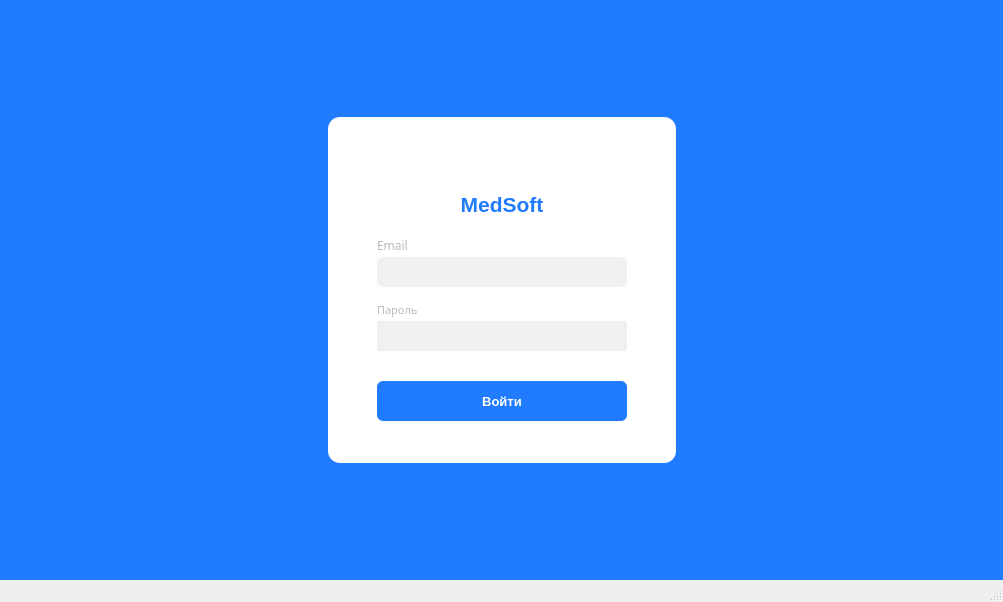
<?xml version="1.0" encoding="UTF-8"?>
<ui version="4.0">
 <class>MainWindow</class>
 <widget class="QMainWindow" name="MainWindow">
  <property name="geometry">
   <rect>
    <x>0</x>
    <y>0</y>
    <width>1003</width>
    <height>602</height>
   </rect>
  </property>
  <property name="windowTitle">
   <string>MainWindow</string>
  </property>
  <property name="styleSheet">
   <string notr="true"/>
  </property>
  <widget class="QWidget" name="centralwidget">
   <property name="styleSheet">
    <string notr="true">background-color: #207BFF</string>
   </property>
   <layout class="QGridLayout" name="gridLayout_2">
    <item row="0" column="1">
     <spacer name="verticalSpacer_4">
      <property name="orientation">
       <enum>Qt::Vertical</enum>
      </property>
      <property name="sizeHint" stdset="0">
       <size>
        <width>20</width>
        <height>65</height>
       </size>
      </property>
     </spacer>
    </item>
    <item row="1" column="0">
     <spacer name="horizontalSpacer_3">
      <property name="orientation">
       <enum>Qt::Horizontal</enum>
      </property>
      <property name="sizeHint" stdset="0">
       <size>
        <width>292</width>
        <height>20</height>
       </size>
      </property>
     </spacer>
    </item>
    <item row="1" column="1">
     <widget class="QWidget" name="widget" native="true">
      <property name="styleSheet">
       <string notr="true">background-color: white;
border-radius: 12px;</string>
      </property>
      <layout class="QGridLayout" name="gridLayout">
       <property name="spacing">
        <number>6</number>
       </property>
       <item row="0" column="1">
        <spacer name="verticalSpacer_2">
         <property name="orientation">
          <enum>Qt::Vertical</enum>
         </property>
         <property name="sizeHint" stdset="0">
          <size>
           <width>20</width>
           <height>32</height>
          </size>
         </property>
        </spacer>
       </item>
       <item row="1" column="0">
        <spacer name="horizontalSpacer">
         <property name="orientation">
          <enum>Qt::Horizontal</enum>
         </property>
         <property name="sizeHint" stdset="0">
          <size>
           <width>40</width>
           <height>20</height>
          </size>
         </property>
        </spacer>
       </item>
       <item row="1" column="1">
        <layout class="QVBoxLayout" name="verticalLayout_9">
         <property name="spacing">
          <number>20</number>
         </property>
         <item>
          <layout class="QVBoxLayout" name="verticalLayout_8">
           <item>
            <widget class="QLabel" name="label_4">
             <property name="text">
              <string/>
             </property>
             <property name="pixmap">
              <pixmap>resources/logo.png</pixmap>
             </property>
             <property name="alignment">
              <set>Qt::AlignCenter</set>
             </property>
            </widget>
           </item>
           <item>
            <widget class="QLabel" name="label_5">
             <property name="font">
              <font>
               <family>Segoe UI</family>
               <pointsize>16</pointsize>
               <weight>75</weight>
               <bold>true</bold>
               <underline>false</underline>
              </font>
             </property>
             <property name="styleSheet">
              <string notr="true">color: #207BFF</string>
             </property>
             <property name="text">
              <string>MedSoft</string>
             </property>
             <property name="alignment">
              <set>Qt::AlignCenter</set>
             </property>
            </widget>
           </item>
          </layout>
         </item>
         <item>
          <layout class="QVBoxLayout" name="verticalLayout_7">
           <item>
            <layout class="QVBoxLayout" name="verticalLayout_5">
             <property name="spacing">
              <number>15</number>
             </property>
             <item>
              <layout class="QVBoxLayout" name="verticalLayout_3" stretch="0,0">
               <property name="spacing">
                <number>3</number>
               </property>
               <property name="sizeConstraint">
                <enum>QLayout::SetDefaultConstraint</enum>
               </property>
               <property name="leftMargin">
                <number>0</number>
               </property>
               <property name="topMargin">
                <number>0</number>
               </property>
               <property name="bottomMargin">
                <number>0</number>
               </property>
               <item>
                <widget class="QLabel" name="label_2">
                 <property name="font">
                  <font>
                   <family>Segoe UI Semibold</family>
                  </font>
                 </property>
                 <property name="styleSheet">
                  <string notr="true">color: #BABABA;</string>
                 </property>
                 <property name="text">
                  <string>Email</string>
                 </property>
                </widget>
               </item>
               <item>
                <widget class="QLineEdit" name="lineEdit">
                 <property name="minimumSize">
                  <size>
                   <width>250</width>
                   <height>30</height>
                  </size>
                 </property>
                 <property name="font">
                  <font>
                   <family>Segoe UI</family>
                   <pointsize>7</pointsize>
                  </font>
                 </property>
                 <property name="styleSheet">
                  <string notr="true">background-color:#F0F0F0;
border-radius: 6px;
color: #BABABA;</string>
                 </property>
                </widget>
               </item>
              </layout>
             </item>
             <item>
              <layout class="QVBoxLayout" name="verticalLayout_4">
               <property name="spacing">
                <number>3</number>
               </property>
               <item>
                <widget class="QLabel" name="label_3">
                 <property name="font">
                  <font>
                   <family>Segoe UI Semibold</family>
                   <pointsize>8</pointsize>
                   <weight>50</weight>
                   <bold>false</bold>
                  </font>
                 </property>
                 <property name="styleSheet">
                  <string notr="true">color: #BABABA;</string>
                 </property>
                 <property name="text">
                  <string>Пароль</string>
                 </property>
                </widget>
               </item>
               <item>
                <widget class="QLineEdit" name="lineEdit_2">
                 <property name="minimumSize">
                  <size>
                   <width>0</width>
                   <height>30</height>
                  </size>
                 </property>
                 <property name="font">
                  <font>
                   <pointsize>7</pointsize>
                  </font>
                 </property>
                 <property name="styleSheet">
                  <string notr="true">background-color:#F0F0F0;
border-radius:6 px;
color: #BABABA;</string>
                 </property>
                </widget>
               </item>
              </layout>
             </item>
            </layout>
           </item>
           <item>
            <widget class="QPushButton" name="pushButton">
             <property name="minimumSize">
              <size>
               <width>0</width>
               <height>50</height>
              </size>
             </property>
             <property name="sizeIncrement">
              <size>
               <width>0</width>
               <height>0</height>
              </size>
             </property>
             <property name="baseSize">
              <size>
               <width>0</width>
               <height>0</height>
              </size>
             </property>
             <property name="font">
              <font>
               <family>Segoe UI</family>
               <pointsize>10</pointsize>
               <weight>75</weight>
               <bold>true</bold>
              </font>
             </property>
             <property name="styleSheet">
              <string notr="true">QPushButton {
border-radius: 6px; 
background-color: #207BFF;
color: white;
margin-top:10px;
}
QPushButton:hover,
QPushButton:cliked {
background-color:#0b5ed7;}</string>
             </property>
             <property name="text">
              <string>Войти</string>
             </property>
            </widget>
           </item>
          </layout>
         </item>
        </layout>
       </item>
       <item row="1" column="2">
        <spacer name="horizontalSpacer_2">
         <property name="orientation">
          <enum>Qt::Horizontal</enum>
         </property>
         <property name="sizeHint" stdset="0">
          <size>
           <width>40</width>
           <height>20</height>
          </size>
         </property>
        </spacer>
       </item>
       <item row="2" column="1">
        <spacer name="verticalSpacer">
         <property name="orientation">
          <enum>Qt::Vertical</enum>
         </property>
         <property name="sizeHint" stdset="0">
          <size>
           <width>20</width>
           <height>33</height>
          </size>
         </property>
        </spacer>
       </item>
      </layout>
     </widget>
    </item>
    <item row="1" column="2">
     <spacer name="horizontalSpacer_4">
      <property name="orientation">
       <enum>Qt::Horizontal</enum>
      </property>
      <property name="sizeHint" stdset="0">
       <size>
        <width>291</width>
        <height>20</height>
       </size>
      </property>
     </spacer>
    </item>
    <item row="2" column="1">
     <spacer name="verticalSpacer_3">
      <property name="orientation">
       <enum>Qt::Vertical</enum>
      </property>
      <property name="sizeHint" stdset="0">
       <size>
        <width>20</width>
        <height>64</height>
       </size>
      </property>
     </spacer>
    </item>
   </layout>
  </widget>
  <widget class="QMenuBar" name="menubar">
   <property name="geometry">
    <rect>
     <x>0</x>
     <y>0</y>
     <width>1003</width>
     <height>26</height>
    </rect>
   </property>
  </widget>
  <widget class="QStatusBar" name="statusbar"/>
 </widget>
 <resources/>
 <connections/>
</ui>
